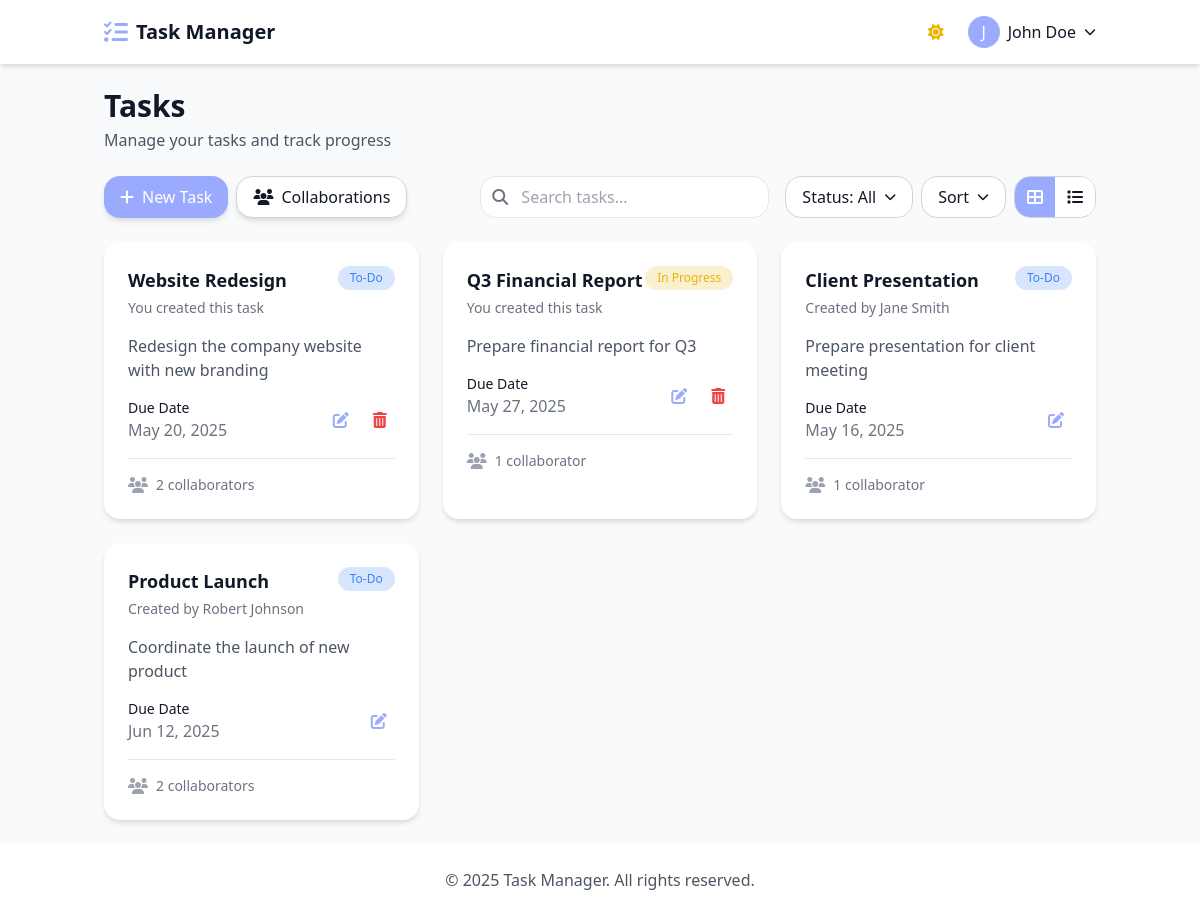
/dashboard/tasks.php (signed in), run on the app's committed database.
### tables this page shows
CREATE TABLE users (
    id INT AUTO_INCREMENT PRIMARY KEY,
    name VARCHAR(100) NOT NULL,
    email VARCHAR(100) NOT NULL UNIQUE,
    password_hash VARCHAR(255) NOT NULL,
    created_at DATETIME NOT NULL,
    last_login DATETIME NULL,
    INDEX (email)
);

CREATE TABLE tasks (
    id INT AUTO_INCREMENT PRIMARY KEY,
    title VARCHAR(100) NOT NULL,
    description TEXT NULL,
    due_date DATE NOT NULL,
    status ENUM('To-Do', 'In Progress', 'Done') NOT NULL DEFAULT 'To-Do',
    created_by INT NOT NULL,
    created_at DATETIME NOT NULL,
    updated_at DATETIME NOT NULL,
    FOREIGN KEY (created_by) REFERENCES users(id) ON DELETE CASCADE,
    INDEX (created_by),
    INDEX (status),
    INDEX (due_date)
);

### dashboard/tasks.php (the view, shortened to what the rows shown need)
<?php
$pageHeader = 'Tasks';
require_once '../includes/db.php';
require_once '../includes/functions.php';
$db = Database::getInstance();
$userId = $_SESSION['user_id'];
$status = isset($_GET['status']) ? sanitizeInput($_GET['status']) : '';
$search = isset($_GET['search']) ? sanitizeInput($_GET['search']) : '';
$view = isset($_GET['view']) ? sanitizeInput($_GET['view']) : 'grid';
$sort = isset($_GET['sort']) ? sanitizeInput($_GET['sort']) : 'updated_at';
$order = isset($_GET['order']) ? sanitizeInput($_GET['order']) : 'desc';
$params = [$userId, $userId];
$query = "
    SELECT t.*, u.name as creator_name,
    (SELECT COUNT(*) FROM task_collaborators WHERE task_id = t.id) as collaborator_count
    FROM tasks t
    LEFT JOIN users u ON t.created_by = u.id
    WHERE t.created_by = ? OR t.id IN (
        SELECT task_id FROM task_collaborators WHERE user_id = ?
    )
";
$query .= " ORDER BY t.$sort $order";
$tasks = $db->getRows($query, $params);
include '../includes/header.php';
?>
<?php if (empty($tasks)): ?>
    <div class="bg-white dark:bg-gray-800 rounded-2xl shadow-soft p-8 text-center">
        <div class="inline-flex items-center justify-center w-16 h-16 rounded-full bg-gray-100 dark:bg-gray-700 mb-4">
            <i class="fas fa-tasks text-gray-400 dark:text-gray-500 text-2xl"></i>
        </div>
        <h3 class="text-lg font-medium mb-2">No tasks found</h3>
        <?php if (!empty($search) || !empty($status)): ?>
            <p class="text-gray-500 dark:text-gray-400 mb-4">Try adjusting your filters</p>
            <a href="<?= APP_URL ?>/dashboard/tasks.php" class="inline-block px-4 py-2 bg-primary hover:bg-primary-dark text-white rounded-2xl transition-colors">
                Clear Filters
            </a>
        <?php else: ?>
            <p class="text-gray-500 dark:text-gray-400 mb-4">Get started by creating your first task</p>
            <a href="<?= APP_URL ?>/dashboard/create_task.php" class="inline-block px-4 py-2 bg-primary hover:bg-primary-dark text-white rounded-2xl transition-colors">
                Create Task
            </a>
        <?php endif; ?>
    </div>
<?php else: ?>
    <?php if ($view === 'list'): ?>
        <div class="bg-white dark:bg-gray-800 rounded-2xl shadow-soft overflow-hidden">
            <div class="overflow-x-auto">
                <table class="min-w-full">
                    <thead>
                        <tr class="border-b border-gray-200 dark:border-gray-700">
                            <th class="px-6 py-3 text-left text-xs font-medium text-gray-500 dark:text-gray-400 uppercase tracking-wider">Task</th>
                            <th class="px-6 py-3 text-left text-xs font-medium text-gray-500 dark:text-gray-400 uppercase tracking-wider">Status</th>
                            <th class="px-6 py-3 text-left text-xs font-medium text-gray-500 dark:text-gray-400 uppercase tracking-wider">Due Date</th>
                            <th class="px-6 py-3 text-left text-xs font-medium text-gray-500 dark:text-gray-400 uppercase tracking-wider">Collaborators</th>
                            <th class="px-6 py-3 text-left text-xs font-medium text-gray-500 dark:text-gray-400 uppercase tracking-wider">Actions</th>
                        </tr>
                    </thead>
                    <tbody>
                        <?php foreach ($tasks as $task): ?>
                            <tr class="border-b border-gray-200 dark:border-gray-700 hover:bg-gray-50 dark:hover:bg-gray-750">
                                <td class="px-6 py-4">
                                    <div>
                                        <div class="font-medium"><?= htmlspecialchars($task['title']) ?></div>
                                        <div class="text-sm text-gray-500 dark:text-gray-400">
                                            <?php if ($task['created_by'] == $userId): ?>
                                                <span>You created this task</span>
                                            <?php else: ?>
                                                <span>Created by <?= htmlspecialchars($task['creator_name']) ?></span>
                                            <?php endif; ?>
                                        </div>
                                    </div>
                                </td>
                                <td class="px-6 py-4 whitespace-nowrap">
                                    <?= getStatusBadge($task['status']) ?>
                                </td>
                                <td class="px-6 py-4 whitespace-nowrap">
                                    <?= formatDate($task['due_date']) ?>
                                </td>
                                <td class="px-6 py-4 whitespace-nowrap">
                                    <?php if ($task['collaborator_count'] > 0): ?>
                                        <span class="text-xs bg-gray-100 dark:bg-gray-700 text-gray-600 dark:text-gray-300 px-2 py-1 rounded-full">
                                            <?= $task['collaborator_count'] ?> collaborator<?= $task['collaborator_count'] > 1 ? 's' : '' ?>
                                        </span>
                                    <?php else: ?>
                                        <span class="text-xs text-gray-400">No collaborators</span>
                                    <?php endif; ?>
                                </td>
                                <td class="px-6 py-4 whitespace-nowrap text-sm">
                                    <a href="<?= APP_URL ?>/dashboard/edit_task.php?id=<?= $task['id'] ?>" class="text-primary hover:text-primary-dark mr-3">
                                        <i class="fas fa-edit"></i>
                                    </a>
                                    <?php if ($task['created_by'] == $userId): ?>
                                        <button
                                            class="delete-task text-red-500 hover:text-red-600"
                                            data-task-id="<?= $task['id'] ?>"
                                            data-task-title="<?= htmlspecialchars($task['title']) ?>"
                                        >
                                            <i class="fas fa-trash-alt"></i>
                                        </button>
                                    <?php endif; ?>
                                </td>
                            </tr>
                        <?php endforeach; ?>
                    </tbody>
                </table>
            </div>
        </div>
    <?php else: ?>
        <div class="grid grid-cols-1 md:grid-cols-2 lg:grid-cols-3 gap-6">
            <?php foreach ($tasks as $task): ?>
                <div class="bg-white dark:bg-gray-800 rounded-2xl shadow-soft p-6">
                    <div class="flex justify-between items-start mb-4">
                        <div>
                            <h3 class="font-bold text-lg mb-1"><?= htmlspecialchars($task['title']) ?></h3>
                            <div class="text-sm text-gray-500 dark:text-gray-400">
                                <?php if ($task['created_by'] == $userId): ?>
                                    <span>You created this task</span>
                                <?php else: ?>
                                    <span>Created by <?= htmlspecialchars($task['creator_name']) ?></span>
                                <?php endif; ?>
                            </div>
                        </div>
                        <?= getStatusBadge($task['status']) ?>
                    </div>
                    <p class="text-gray-600 dark:text-gray-300 mb-4 line-clamp-2">
                        <?= nl2br(htmlspecialchars($task['description'])) ?>
                    </p>
                    <div class="flex justify-between items-center">
                        <div>
                            <div class="text-sm font-medium">Due Date</div>
                            <div class="text-gray-500 dark:text-gray-400"><?= formatDate($task['due_date']) ?></div>
                        </div>
                        <div class="flex space-x-2">
                            <a href="<?= APP_URL ?>/dashboard/edit_task.php?id=<?= $task['id'] ?>" class="p-2 text-primary hover:text-primary-dark">
                                <i class="fas fa-edit"></i>
                            </a>
                            <?php if ($task['created_by'] == $userId): ?>
                                <button
                                    class="delete-task p-2 text-red-500 hover:text-red-600"
                                    data-task-id="<?= $task['id'] ?>"
                                    data-task-title="<?= htmlspecialchars($task['title']) ?>"
                                >
                                    <i class="fas fa-trash-alt"></i>
                                </button>
                            <?php endif; ?>
                        </div>
                    </div>
                    <?php if ($task['collaborator_count'] > 0): ?>
                        <div class="mt-4 pt-4 border-t border-gray-200 dark:border-gray-700">
                            <div class="flex items-center">
                                <i class="fas fa-users text-gray-400 mr-2"></i>
                                <span class="text-sm text-gray-500 dark:text-gray-400">
                                    <?= $task['collaborator_count'] ?> collaborator<?= $task['collaborator_count'] > 1 ? 's' : '' ?>
                                </span>
                            </div>
                        </div>
                    <?php endif; ?>
                </div>
            <?php endforeach; ?>
        </div>
    <?php endif; ?>
<?php endif; ?>
<?php include '../includes/footer.php'; ?>

### includes/header.php (shortened to what the rows shown need)
<?php
require_once __DIR__ . '/functions.php';
$user = null;
if (isLoggedIn()) {
    $user = getUserData();
}
?>
<!DOCTYPE html>
<html lang="en">
<head>
    <script src="https://cdn.tailwindcss.com"></script>
    <link rel="stylesheet" href="https://cdnjs.cloudflare.com/ajax/libs/font-awesome/6.4.0/css/all.min.css">
    <link rel="stylesheet" href="<?= APP_URL ?>/css/custom.css">
</head>
<body class="bg-gray-50 dark:bg-gray-900 text-gray-900 dark:text-gray-100 min-h-screen flex flex-col transition-colors duration-200">
    <header class="bg-white dark:bg-gray-800 shadow-soft">
        <div class="container mx-auto px-4 py-4">
            <div class="flex justify-between items-center">
                <div class="flex items-center space-x-4">
                    <?php if ($user): ?>
                        <div class="relative" x-data="{ open: false }">
                            <button @click="open = !open" class="flex items-center space-x-2 focus:outline-none">
                                <div class="w-8 h-8 rounded-full bg-primary flex items-center justify-center text-white">
                                    <?= strtoupper(substr($user['name'], 0, 1)) ?>
                                </div>
                                <span class="hidden md:block"><?= htmlspecialchars($user['name']) ?></span>
                                <i class="fas fa-chevron-down text-xs"></i>
                            </button>
                        </div>
                    <?php endif; ?>
                </div>
            </div>
        </div>
    </header>
    <main class="flex-grow container mx-auto px-4 py-6">
        <?php if (isset($pageHeader)): ?>
            <div class="mb-6">
                <h1 class="text-2xl md:text-3xl font-bold"><?= $pageHeader ?></h1>
            </div>
        <?php endif; ?>

### includes/functions.php (shortened to what the rows shown need)
<?php
require_once 'db.php';
function isLoggedIn() {
    return isset($_SESSION['user_id']);
}
function getUserData() {
    $db = Database::getInstance();
    $user = $db->getRow("SELECT id, name, email FROM users WHERE id = ?",
        [$_SESSION['user_id']]);
    return $user;
}
function getStatusBadge($status) {
    $badgeClasses = [
        'To-Do' => 'bg-blue-500/20 text-blue-500',
        'In Progress' => 'bg-yellow-500/20 text-yellow-500',
        'Done' => 'bg-green-500/20 text-green-500'
    ];
    $class = $badgeClasses[$status] ?? 'bg-gray-500/20 text-gray-500';
    return '<span class="rounded-full px-3 py-1 text-xs font-medium ' . $class . '">' . $status . '</span>';
}
function formatDate($date) {
    $timestamp = strtotime($date);
    return date('M j, Y', $timestamp);
}

### data on the page
users: name "J", name "John Doe"
tasks: title "Website Redesign", shows "You created this task", status "To-Do", description "Redesign the company website with new branding", due_date "May 20, 2025", collaborator_count "2"
tasks: title "Q3 Financial Report", shows "You created this task", status "In Progress", description "Prepare financial report for Q3", due_date "May 27, 2025", collaborator_count "1"
tasks: title "Client Presentation", created_by.name "Jane Smith", status "To-Do", description "Prepare presentation for client meeting", due_date "May 16, 2025", collaborator_count "1"
tasks: title "Product Launch", created_by.name "Robert Johnson", status "To-Do", description "Coordinate the launch of new product", due_date "Jun 12, 2025", collaborator_count "2"

### other printed values
APP_NAME "Task Manager"
$pageHeader "Tasks"
$pageDescription "Manage your tasks and track progress"
